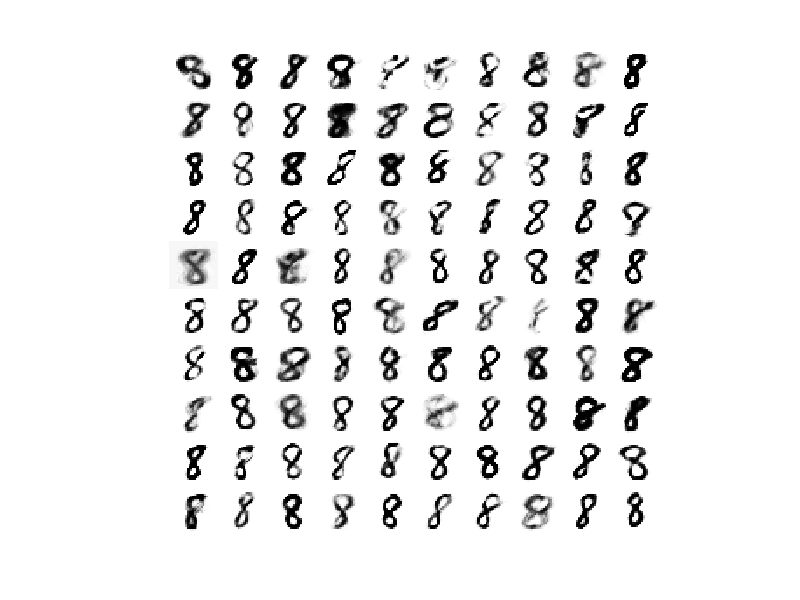

This figure's MATLAB source:
% Load the data from the .mat file
load('data21.mat');

% Initialize the image matrix
imgs = zeros(28*10, 28*10);

% For each row
for i = 1:10
    % For each column
    for j = 1:10
        % Generate a random Z vector
        Z = randn(10, 1);
        
        % Calculate W1, Z1, W2 and X
        W1 = A_1 * Z + B_1;
        Z1 = max(W1, 0); % Relu
        W2 = A_2 * Z1 + B_2;
        X = 1 ./ (1 + exp(W2)); % Sigmoid

        % Reshape X into a 28x28 image
        img = reshape(X, 28, 28);
        
        % Place the image in the corresponding location in the imgs matrix
        imgs((i-1)*28+1:i*28, (j-1)*28+1:j*28) = img;
    end
end

% Display the images
imshow(imgs, []);
